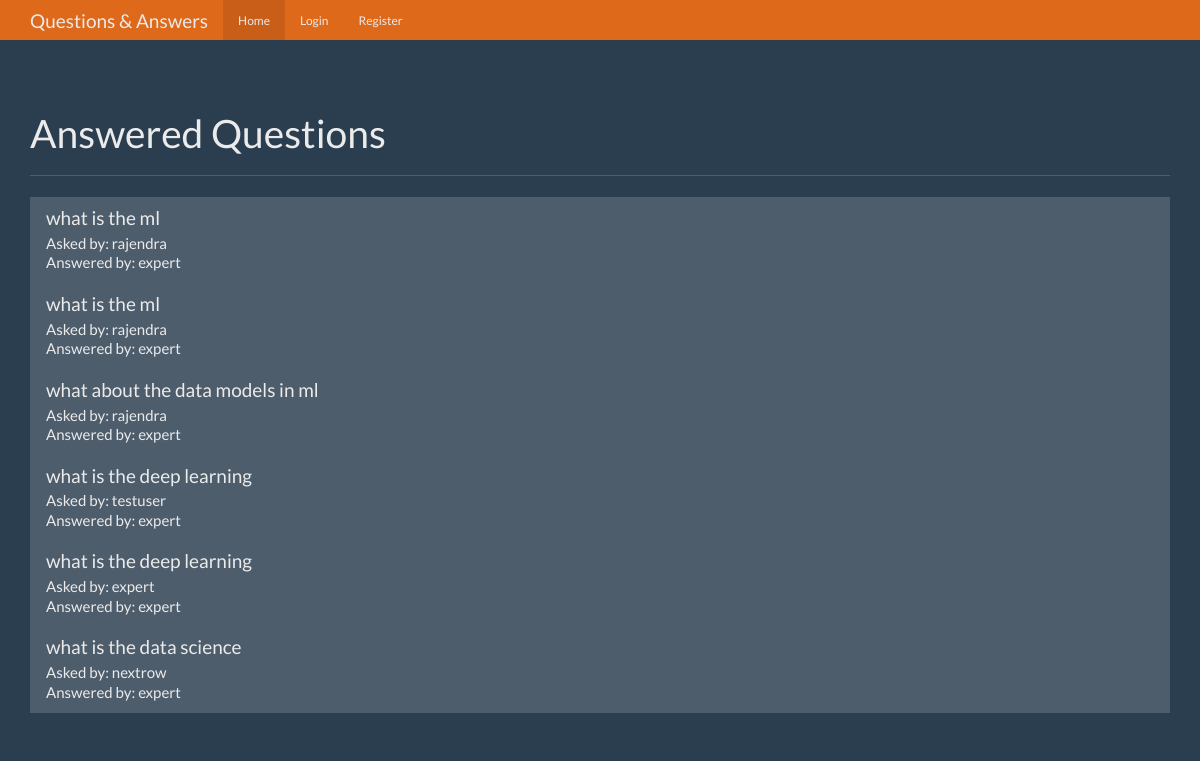
The page / on the database its author committed.
### tables this page shows
CREATE TABLE questions(
    id integer primary key autoincrement,
    question_text text not null,
    answer_text text,
    asked_by_id integer not null,
    expert_id integer not null
);

CREATE TABLE users(
    id integer primary key autoincrement,
    name text not null,
    password text not null,
    expert boolean not null,
    admin boolean not null
);

### app.py (the view)
@app.route('/')
def index():
    user = get_current_user()
    db = get_db()
    question_cur = db.execute('''select
                                 questions.id as question_id,
                                 askers.name as asker_name,
                                 experts.name as expert_name,
                                 questions.question_text
                                 from questions
                                 join users as askers on askers.id = questions.asked_by_id
                                 join users as experts on experts.id = questions.expert_id
                                 where questions.answer_text is not null''')
    questions = question_cur.fetchall()
    return render_template('home.html',user = user,questions=questions)

### app.py (called while the page is built)
def connect_db():
    sql = sqlite3.connect('question.db')
    sql.row_factory = sqlite3.Row
    return sql

def get_db():
    if not hasattr(g, 'sqlite_db'):
        g.sqlite_db = connect_db()
    return g.sqlite_db

def get_current_user():
    user_result = None
    if 'user' in session:
        user = session['user']
        db = get_db()
        user_cur = db.execute('select id, name, password,admin,expert from users where name = ?',[user])
        user_result = user_cur.fetchone()
        return user_result

### templates/home.html (shortened to what this page needs)
{% extends 'base.html' %}
{% from "show_links.html" import show_links %}
{% block nav %}
{{ show_links(user)}}
{% endblock %}
{% block body %}
      <div class="page-header">
        <h1>Answered Questions</h1>
      </div>
      <div class="row">
        <div class="col-lg-12">
          <div class="list-group">
              {% for question in questions %}
                <a href="{{ url_for('question', question_id = question['question_id']) }}" class="list-group-item">
                <h4 class="list-group-item-heading">{{ question['question_text'] }}</h4>
                <p class="list-group-item-text">Asked by: {{ question['asker_name'] }} </p>
                <p class="list-group-item-text">Answered by: {{ question['expert_name'] }}</p> </a>
              {% endfor %}
          </div>
        </div>
      </div>
{% endblock %}

### templates/base.html (shortened to what this page needs)
<html lang="en">
  <head>
    <link href="{{ url_for('static', filename = 'bootstrap.min.css') }}" rel="stylesheet">
    <link href="{{ url_for('static', filename = 'theme.css') }}" rel="stylesheet">
  </head>
  <body>
    <nav class="navbar navbar-inverse navbar-fixed-top">
      <div class="container">
        <div class="navbar-header">
          <a class="navbar-brand" href="{{url_for('index')}}">Questions & Answers</a>
        </div>
        <div id="navbar" class="navbar-collapse collapse">
            {% block nav%} {% endblock%}
        </div>
      </div>
    </nav>
    <div class="container theme-showcase" role="main">
        {% block body%} {% endblock %}
    </div>
  </body>
</html>

### templates/show_links.html (shortened to what this page needs)
{% macro show_links(user) %}
<ul class="nav navbar-nav">
    <li class="active"><a href="{{ url_for('index') }}">Home</a></li>
    {% if not user %}
    <li><a href="{{ url_for('login') }}">Login</a></li>
    <li><a href="{{ url_for('register') }}">Register</a></li>
    {% endif %}
</ul>
{% endmacro %}

### static/theme.css (style rules this page uses)
body { padding-top: 70px; padding-bottom: 30px; }

### rows shown on the page
questions: question_text "what is the ml", asker_name "rajendra", expert_name "expert"
questions: question_text "what is the ml", asker_name "rajendra", expert_name "expert"
questions: question_text "what about the data models in ml", asker_name "rajendra", expert_name "expert"
questions: question_text "what is the deep learning", asker_name "testuser", expert_name "expert"
questions: question_text "what is the deep learning", asker_name "expert", expert_name "expert"
questions: question_text "what is the data science", asker_name "nextrow", expert_name "expert"
